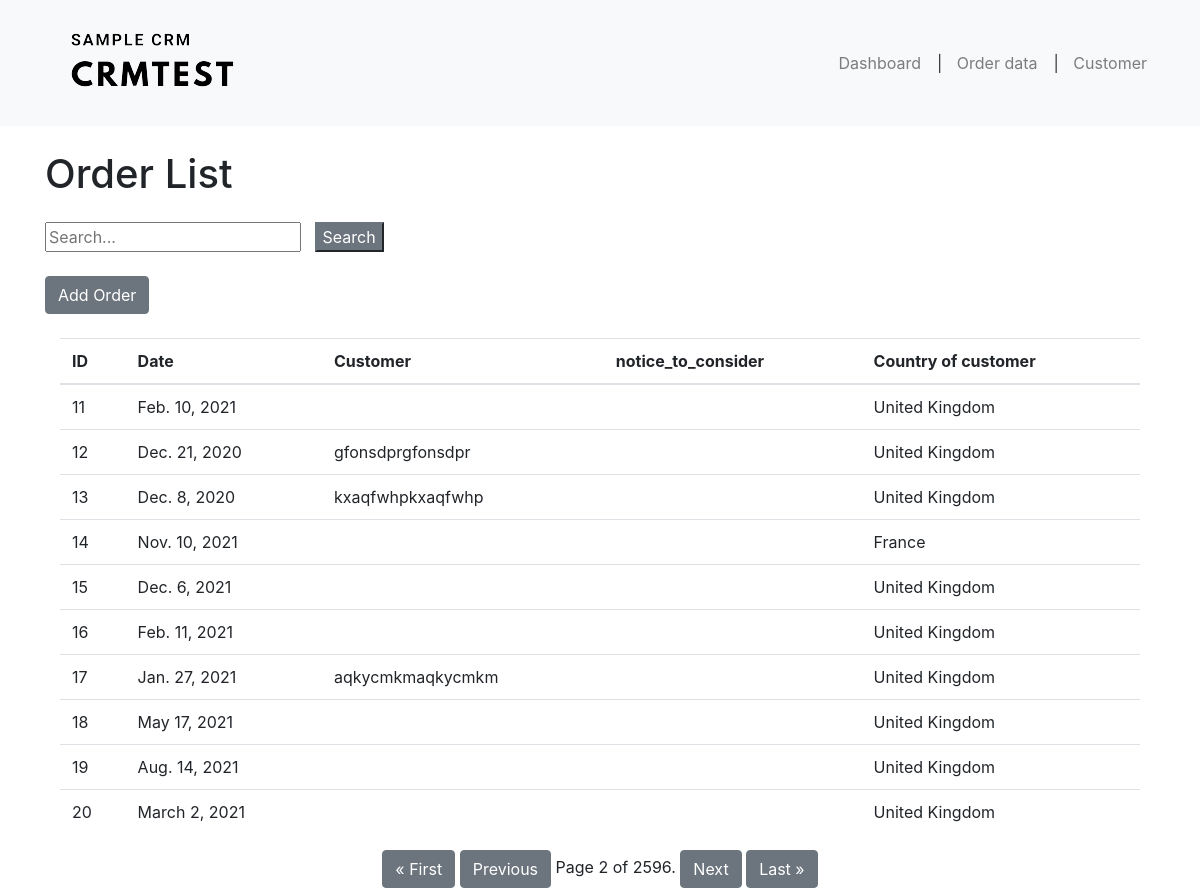
Screenshot of /order_data/?page=2 with the database file from the repository.
### crmapplication/models.py (models this page shows, shortened)
class Invoice(models.Model):
    invoice_id = models.AutoField(primary_key=True)
    invoice_date = models.DateField( blank=True)
    customer = models.ForeignKey(Customer, null=True, blank=True, on_delete=models.DO_NOTHING)
    country = models.CharField(max_length=50, blank=True)
    quantity = models.IntegerField( blank=True)
    amount = models.DecimalField(max_digits=10, decimal_places=2, blank=True)
    notice_to_consider = models.CharField(max_length = 255,blank=True)

class Customer(models.Model):
    customer_id = models.AutoField(primary_key=True)
    first_name = models.CharField(max_length = 255,blank=True)
    last_name = models.CharField(max_length = 255, blank=True)
    email = models.EmailField( blank=True)
    phone = models.CharField(max_length=20,blank = True)
    progress = models.CharField(max_length = 255,blank=True)
    address = models.TextField(blank = True)
    def __str__(self):
        return f"{self.first_name}{self.last_name}"

### crmapplication/views.py (the view)
# urls.py: path('order_data/', views.order_data, name='order_data'),
def order_data(request):
    order = Invoice.objects.all()
    paginator = Paginator(order, 10)  # Show 10 order per page
    page = request.GET.get('page')
    order = paginator.get_page(page)
    return render(request, 'crm/order_data.html',{'orders':order})

### crmapplication/templates/crm/order_data.html (shortened to what this page needs)
{% extends 'base.html' %}
{% block content %}
<div class="container mt-4">
    <div class="row">
        <h1>Order List</h1><br/>
    </div>
    <div class="row mt-3">
        <input type="text" id="search-bar" placeholder="Search...">&nbsp&nbsp&nbsp
        <button id="search-button" class="sbtn btn-secondary">Search</button>
    </div>
</div>
<div class="container mt-4">
    <div class="row mt-3">
        <a href="{% url 'customer_detail' %}" class="btn btn-secondary">Add Order</a>
    </div>
	<br/>
    <table class="table table-hover">
        <thead>
            <tr>
                <th>ID</th>
                <th>Date</th>
                <th>Customer</th>
                <th>notice_to_consider</th>
				<th>Country of customer</th>
            </tr>
        </thead>
        <tbody>
            {% for order in orders %}
                <tr class="order-row" data-orderid="{{ order.customer_id }}">
                    <td>{{ order.invoice_id }}</td>
                    <td>{{ order.invoice_date }}</td>
                    <td>{{ order.customer }}</td>
                    <td>{{ order.notice_to_consider }}</td>
					<td>{{ order.country }}</td>
                </tr>
            {% endfor %}
        </tbody>
    </table>
    <div class="pagination justify-content-center">
        <span class="step-links">
            {% if orders.has_previous %}
                <a href="?page=1" class="btn btn-secondary">&laquo; First</a>
                <a href="?page={{ orders.previous_page_number }}" class="btn btn-secondary">Previous</a>
            {% endif %}
            <span class="current-page">
                Page {{ orders.number }} of {{ orders.paginator.num_pages }}.
            </span>
            {% if orders.has_next %}
                <a href="?page={{ orders.next_page_number }}" class="btn btn-secondary">Next</a>
                <a href="?page={{ orders.paginator.num_pages }}" class="btn btn-secondary">Last &raquo;</a>
            {% endif %}
        </span>
    </div>
</div>
{% endblock %}

### rows the page displays
Invoice: invoice_id "11", invoice_date "Feb. 10, 2021", country "United Kingdom"
Invoice: invoice_id "12", invoice_date "Dec. 21, 2020", customer "gfonsdprgfonsdpr", country "United Kingdom"
Invoice: invoice_id "13", invoice_date "Dec. 8, 2020", customer "kxaqfwhpkxaqfwhp", country "United Kingdom"
Invoice: invoice_id "14", invoice_date "Nov. 10, 2021", country "France"
Invoice: invoice_id "15", invoice_date "Dec. 6, 2021", country "United Kingdom"
Invoice: invoice_id "16", invoice_date "Feb. 11, 2021", country "United Kingdom"
Invoice: invoice_id "17", invoice_date "Jan. 27, 2021", customer "aqkycmkmaqkycmkm", country "United Kingdom"
Invoice: invoice_id "18", invoice_date "May 17, 2021", country "United Kingdom"
Invoice: invoice_id "19", invoice_date "Aug. 14, 2021", country "United Kingdom"
Invoice: invoice_id "20", invoice_date "March 2, 2021", country "United Kingdom"

### other values shown
{{ orders.number }} "2"
{{ orders.paginator.num_pages }} "2596"
